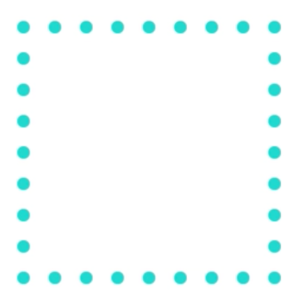
#> input picture 1_2_Convolutional_Filters_Edge_Detection/images/patrat.png, 297 x 304 px
$ jupyter execute --allow-errors '6_1. Hough lines.ipynb'   (shell and % lines are left out)
#> lines starting #> are read from the running program, lines starting #| are printed output that depends on the picture; after the words box and inside, x2 and y2 are one past the last pixel; in counts of white or black regions, pixels touching at a corner belong together
# Hough Lines

### Import resources and display the image

[cell 1]
import numpy as np
import matplotlib.pyplot as plt
import cv2


# Read in the image
# image = cv2.imread('images/patrat.png')
image = cv2.imread('images/phone.jpg')

# Change color to RGB (from BGR)
#> (the rest of this cell did not finish here and is left out)

### Perform edge detection

#> (a cell that did not finish here is left out)

### Find lines using a Hough transform

[cell 3]
# Define the Hough transform parameters
# Make a blank the same size as our image to draw on
rho = 1
theta = np.pi/180
threshold = 65
min_line_length = 100
max_line_gap = 8

line_image = np.copy(image) #creating an image copy to draw lines on

# Run Hough on the edge-detected image
#> (the rest of this cell did not finish here and is left out)

[cell 4]
import numpy as np
import matplotlib.pyplot as plt
import cv2

# Read in the image
image = cv2.imread('images/patrat.png')
#> image is the input picture: shape (304, 297, 3); mean B, G, R 252.7, 253.1, 244.9

# Change color to RGB (from BGR)
image = cv2.cvtColor(image, cv2.COLOR_BGR2RGB)

plt.imshow(image)

# Convert image to grayscale
gray = cv2.cvtColor(image, cv2.COLOR_RGB2GRAY)
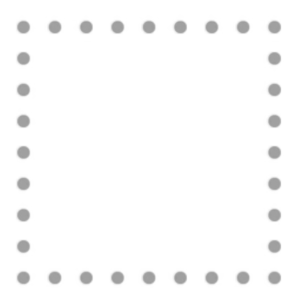
#> gray: shape (304, 297); min 156, max 255, mean 250.6

# Define our parameters for Canny
low_threshold = 50
high_threshold = 100
edges = cv2.Canny(gray, low_threshold, high_threshold)
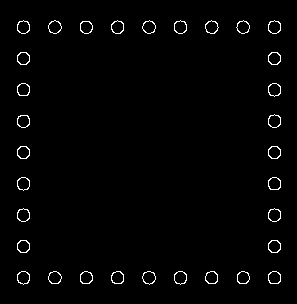
#> edges: shape (304, 297); 1.6% white in thin lines or dots, all inside (x1, y1, x2, y2) = (17, 20, 281, 285)

plt.imshow(edges, cmap='gray')

# Define the Hough transform parameters
# Make a blank the same size as our image to draw on
rho = 1
theta = np.pi / 180
threshold = 60
min_line_length = 50
max_line_gap = 5

line_image = np.copy(image)  # creating an image copy to draw lines on

# Run Hough on the edge-detected image
lines = cv2.HoughLinesP(edges, rho, theta, threshold, np.array([]),
                        min_line_length, max_line_gap)
#> lines = None

# Check if any lines are detected
if lines is not None:
    # Iterate over the output "lines" and draw lines on the image copy
    for line in lines:
        for x1, y1, x2, y2 in line:
            cv2.line(line_image, (x1, y1), (x2, y2), (255, 0, 0), 5)
else:
    print("No lines detected")

# Display the result
plt.imshow(line_image)
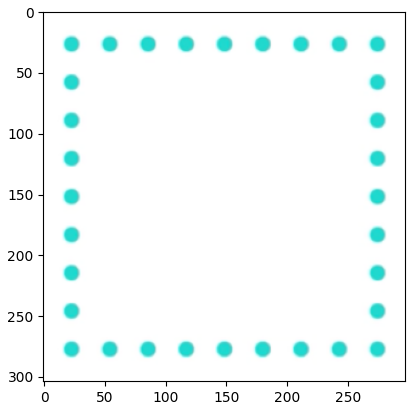
#> figure drawn by matplotlib, 1 panel
